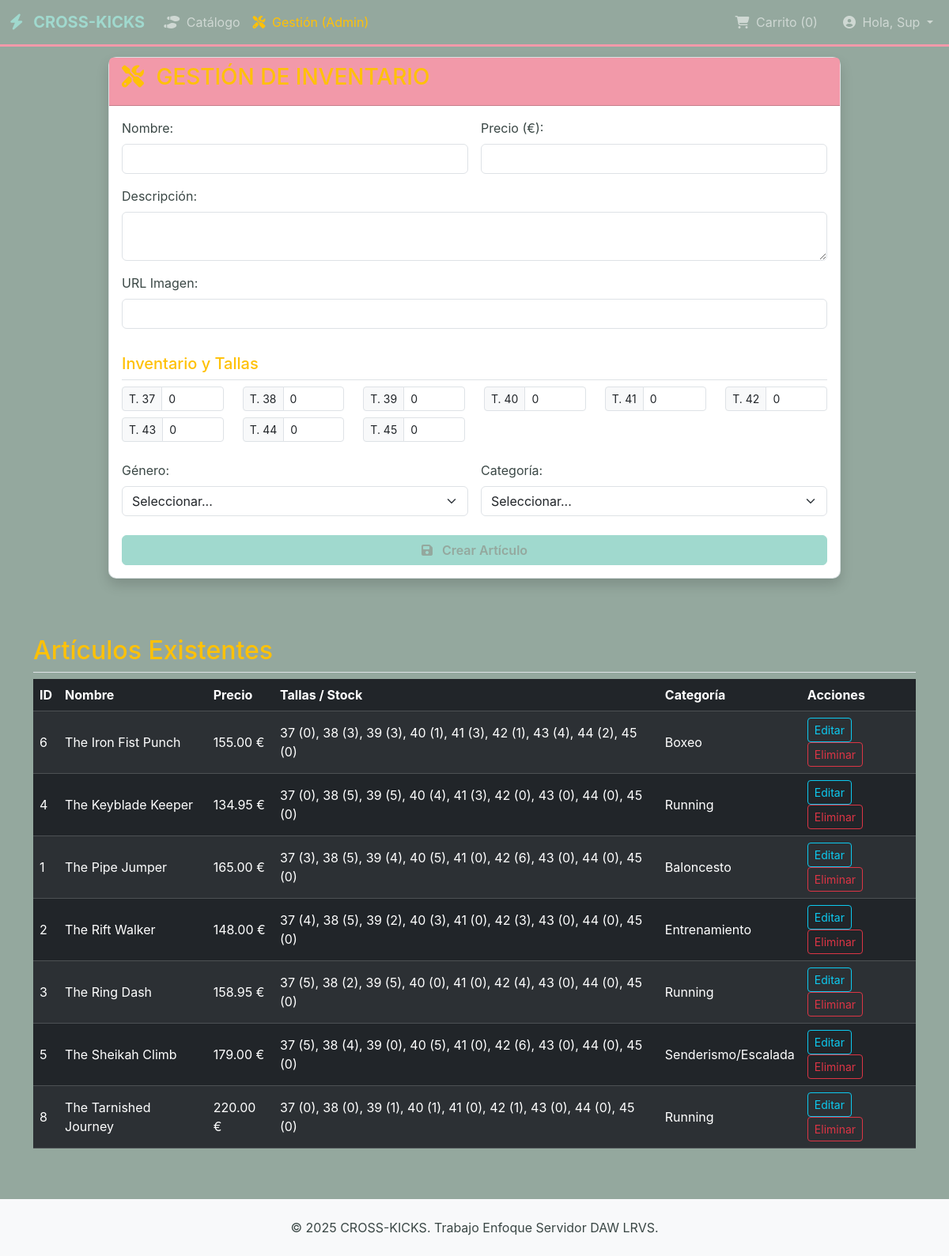
/gestion_articulos.php (signed in), run on the app's committed database.
### tables this page shows
CREATE TABLE `articulos` (
  `id_articulo` int(10) NOT NULL COMMENT 'AUTO_INCREMENT',
  `nombre` varchar(100) NOT NULL,
  `descripcion` text DEFAULT NULL,
  `precio` decimal(8,2) NOT NULL,
  `imagen` varchar(255) NOT NULL,
  `genero` varchar(50) NOT NULL COMMENT '''Hombre'', ''Mujer'', ''Unisex''',
  `categoria` varchar(50) NOT NULL
);

### datos/articulo_dao.php (called while the page is built, shortened)
<?php
function getAllArticulos($filtros = []) {
    $conn = connectDB();
    $sql = "SELECT id_articulo, nombre, descripcion, precio, imagen, genero, categoria FROM articulos";
    $where_clauses = [];
    $params = [];
    $sql .= " ORDER BY nombre ASC";
    $stmt = $conn->prepare($sql);
    $stmt->execute();
    $result = $stmt->get_result();
    $articulos = [];
    if ($result->num_rows > 0) {
        while ($row = $result->fetch_assoc()) {
            $articulos[] = $row;
        }
    }
    return $articulos;
}
function getArticuloTallas($id_articulo) {
    $conn = connectDB();
    $sql = "SELECT talla, stock FROM articulo_talla WHERE id_articulo = ?";
    $stmt = $conn->prepare($sql);
    $stmt->bind_param("i", $id_articulo);
    $stmt->execute();
    $result = $stmt->get_result();
    $tallas = [];
    while ($row = $result->fetch_assoc()) {
        $tallas[] = $row;
    }
    return $tallas;
}
?>

### servicios/articulo_service.php (called while the page is built, shortened)
<?php
require_once __DIR__ . '/../datos/articulo_dao.php';
function obtenerCatalogo($filtros = []) {
    $articulos = getAllArticulos($filtros);
    foreach ($articulos as &$articulo) {
        $articulo['tallas'] = getArticuloTallas($articulo['id_articulo']);
    }
    return $articulos;
}
?>

### gestion_articulos.php (the view, shortened to what this page needs)
<?php
require_once __DIR__ . '/servicios/articulo_service.php';
require_once 'header.php';
$tallas_estandar = ['37', '38', '39', '40', '41', '42', '43', '44', '45'];
$articulo_a_editar = null;
$stock_map = [];
$form_action = 'crear';
$articulos = obtenerCatalogo();
?>
<div class="row justify-content-center">
    <div class="col-lg-10">
        <div class="card shadow mb-4">
            <div class="card-header bg-dark text-white d-flex justify-content-between align-items-center">
                <h3 class="mb-0 text-warning">
                    <i class="fas fa-tools me-2"></i>
                </h3>
            </div>
            <div class="card-body">
                <form method="POST" action="gestion_articulos.php">
                    <div class="row g-3">
                        <div class="col-md-6">
                            <label for="nombre" class="form-label">Nombre:</label>
                            <input type="text" name="nombre" class="form-control" value="<?php echo htmlspecialchars($articulo_a_editar['nombre'] ?? ''); ?>" required>
                        </div>
                        <div class="col-md-6">
                            <label for="precio" class="form-label">Precio (€):</label>
                            <input type="number" name="precio" step="0.01" class="form-control" value="<?php echo htmlspecialchars($articulo_a_editar['precio'] ?? ''); ?>" required>
                        </div>
                        <div class="col-12">
                            <label for="descripcion" class="form-label">Descripción:</label>
                            <textarea name="descripcion" class="form-control" rows="2"><?php echo htmlspecialchars($articulo_a_editar['descripcion'] ?? ''); ?></textarea>
                        </div>
                        <div class="col-12">
                            <label for="imagen" class="form-label">URL Imagen:</label>
                            <input type="text" name="imagen" class="form-control" value="<?php echo htmlspecialchars($articulo_a_editar['imagen'] ?? ''); ?>" required>
                        </div>
                        <div class="col-12">
                            <h5 class="mt-3 text-warning border-bottom pb-2">Inventario y Tallas</h5>
                            <div class="row">
                                <?php foreach ($tallas_estandar as $talla): ?>
                                    <div class="col-md-2 col-sm-4 mb-2">
                                        <div class="input-group input-group-sm">
                                            <span class="input-group-text">T. <?php echo $talla; ?></span>
                                            <input type="number"
                                                   name="tallas[<?php echo $talla; ?>]"
                                                   class="form-control"
                                                   min="0"
                                                   value="<?php echo htmlspecialchars($stock_map[$talla] ?? 0); ?>"
                                                   placeholder="Stock">
                                        </div>
                                    </div>
                                <?php endforeach; ?>
                            </div>
                        </div>
                        <div class="col-md-6">
                            <label for="genero" class="form-label">Género:</label>
                            <select name="genero" class="form-select" required>
                                <option value="">Seleccionar...</option>
                            </select>
                        </div>
                        <div class="col-md-6">
                            <label for="categoria" class="form-label">Categoría:</label>
                            <select name="categoria" class="form-select" required>
                                <option value="">Seleccionar...</option>
                            </select>
                        </div>
                    </div>
                    <button type="submit" class="btn btn-primary w-100 mt-4">
                        <i class="fas fa-save me-2"></i> <?php echo ($form_action === 'editar') ? 'Guardar Cambios' : 'Crear Artículo'; ?>
                    </button>
                </form>
            </div>
        </div>
    </div>
</div>
<h2 class="mt-5 text-warning border-bottom pb-2">Artículos Existentes</h2>
<div class="table-responsive">
    <table class="table table-dark table-striped table-hover align-middle">
        <thead>
            <tr>
                <th>ID</th>
                <th>Nombre</th>
                <th>Precio</th>
                <th>Tallas / Stock</th>
                <th>Categoría</th>
                <th>Acciones</th>
            </tr>
        </thead>
        <tbody>
        <?php foreach ($articulos as $articulo): ?>
            <tr>
                <td><?php echo htmlspecialchars($articulo['id_articulo']); ?></td>
                <td><?php echo htmlspecialchars($articulo['nombre']); ?></td>
                <td><?php echo number_format($articulo['precio'], 2) . ' €'; ?></td>
                <td>
                    <?php
                        $tallas_info = [];
                        foreach ($articulo['tallas'] as $variante) {
                            $tallas_info[] = htmlspecialchars($variante['talla']) . ' (' . htmlspecialchars($variante['stock']) . ')';
                        }
                        echo implode(', ', $tallas_info);
                    ?>
                </td>
                <td><?php echo htmlspecialchars($articulo['categoria']); ?></td>
                <td>
                    <a href="gestion_articulos.php?accion=editar&id=<?php echo $articulo['id_articulo']; ?>" class="btn btn-sm btn-outline-info">Editar</a>
                    <a href="eliminar_articulo.php?id=<?php echo $articulo['id_articulo']; ?>"
                       onclick="return confirm('ATENCIÓN: Se eliminará el artículo y todas sus tallas. ¿Confirmar?');"
                       class="btn btn-sm btn-outline-danger">Eliminar</a>
                </td>
            </tr>
        <?php endforeach; ?>
        </tbody>
    </table>
</div>
<?php
require_once 'footer.php';
?>

### assets/css/style.css (style rules this page uses)
:root { --ck-primary: #F299A9; --ck-accent: #A0D9CE; --ck-dark-green: #5F736F; --ck-soft-green: #AABFB3; --ck-light-red: #F2B6B6; --ck-secondary: #94a89e; --ck-card-bg: #FFFFFF; --ck-text: #3A4745; --ck-text-light: #7A8C89; --ck-alert: #FFB3A7; }
body { background-color: var(--ck-secondary); color: var(--ck-text); font-family: 'Inter', sans-serif; }
h1, h2, h3 { color: var(--ck-accent); border-bottom: 1px solid var(--ck-soft-red); padding-bottom: 10px; }
.card { background-color: var(--ck-card-bg); color: var(--ck-text); border: 1px solid rgba(73, 111, 115, 0.2); border-radius: 10px; box-shadow: 0 4px 6px rgba(0,0,0,0.05); }
.card-header { background-color: var(--ck-primary) !important; color: var(--ck-text-light) !important; }
.btn-primary { background-color: var(--ck-accent); border-color: var(--ck-accent); color: var(--ck-secondary); font-weight: 600; }

### data on the page
articulos: id_articulo "6", nombre "The Iron Fist Punch", precio "155.00", tallas_info "37 (0), 38 (3), 39 (3), 40 (1), 41 (3), 42 (1), 43 (4), 44 (2), 45 (0)", categoria "Boxeo"
articulos: id_articulo "4", nombre "The Keyblade Keeper", precio "134.95", tallas_info "37 (0), 38 (5), 39 (5), 40 (4), 41 (3), 42 (0), 43 (0), 44 (0), 45 (0)", categoria "Running"
articulos: id_articulo "1", nombre "The Pipe Jumper", precio "165.00", tallas_info "37 (3), 38 (5), 39 (4), 40 (5), 41 (0), 42 (6), 43 (0), 44 (0), 45 (0)", categoria "Baloncesto"
articulos: id_articulo "2", nombre "The Rift Walker", precio "148.00", tallas_info "37 (4), 38 (5), 39 (2), 40 (3), 41 (0), 42 (3), 43 (0), 44 (0), 45 (0)", categoria "Entrenamiento"
articulos: id_articulo "3", nombre "The Ring Dash", precio "158.95", tallas_info "37 (5), 38 (2), 39 (5), 40 (0), 41 (0), 42 (4), 43 (0), 44 (0), 45 (0)", categoria "Running"
articulos: id_articulo "5", nombre "The Sheikah Climb", precio "179.00", tallas_info "37 (5), 38 (4), 39 (0), 40 (5), 41 (0), 42 (6), 43 (0), 44 (0), 45 (0)", categoria "Senderismo/Escalada"
articulos: id_articulo "8", nombre "The Tarnished Journey", precio "220.00", tallas_info "37 (0), 38 (0), 39 (1), 40 (1), 41 (0), 42 (1), 43 (0), 44 (0), 45 (0)", categoria "Running"

### other printed values
$cart_count "0"
$user_name "Sup"
$talla "37"
$talla "38"
$talla "39"
$talla "40"
$talla "41"
$talla "42"
$talla "43"
$talla "44"
$talla "45"
